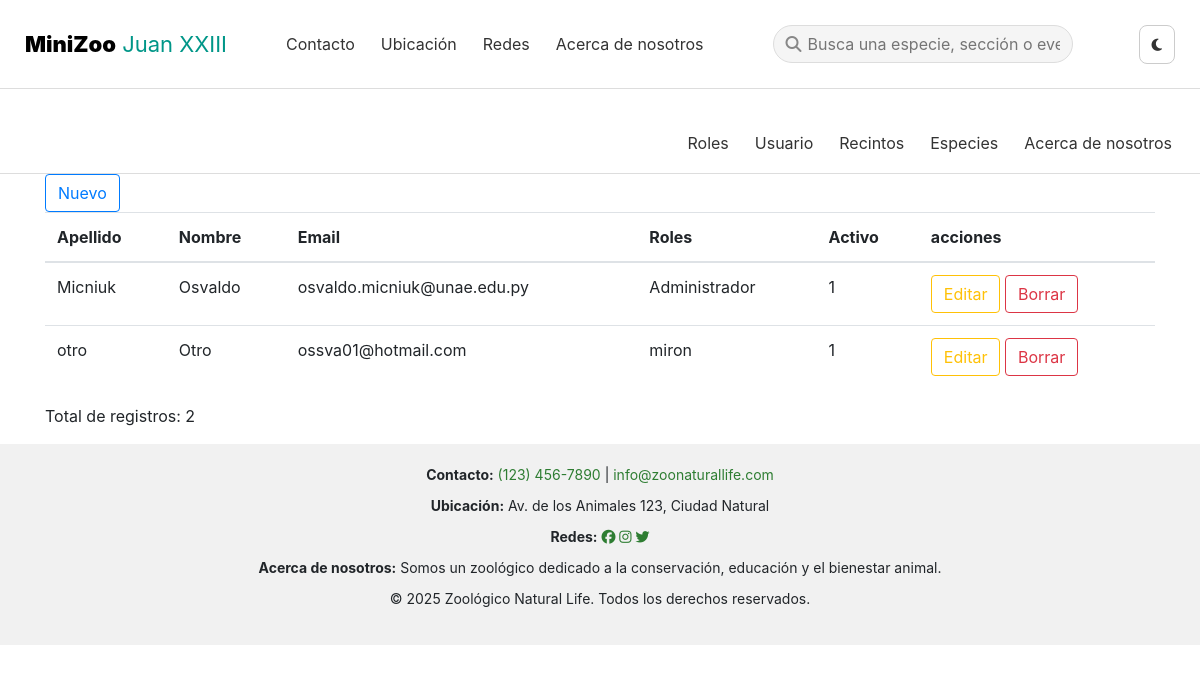
Page /0529/usuarios/index.php on the earlier database version.
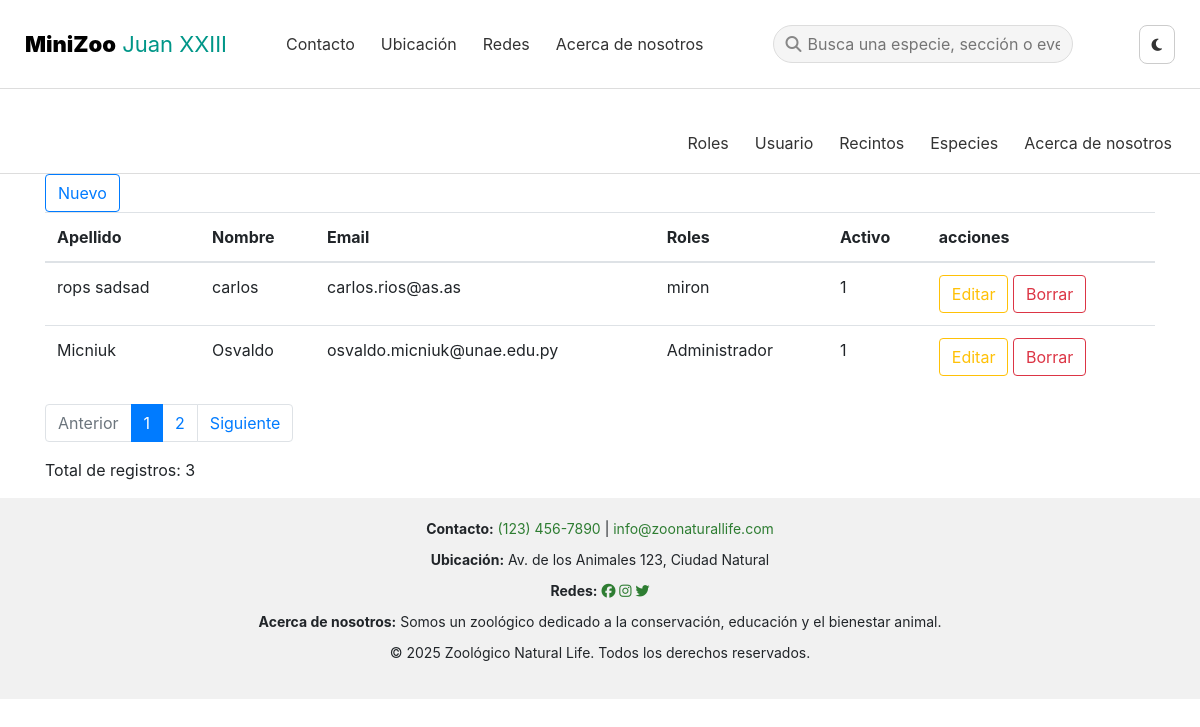
Same page on the later database version.
### tables this page shows
CREATE TABLE `usuarios` (
  `id` int(11) NOT NULL,
  `email` varchar(191) NOT NULL,
  `password` varchar(191) NOT NULL,
  `nombre` varchar(191) NOT NULL,
  `apellido` varchar(191) NOT NULL,
  `activo` tinyint(1) NOT NULL,
  `role_id` int(11) NOT NULL
);

CREATE TABLE `roles` (
  `id` int(11) NOT NULL,
  `nombre` varchar(191) NOT NULL,
  `descripcion` text DEFAULT NULL
);

### 0529/lib/utilidades.php (called while the page is built)
<?php
function obternerCampo($tabla,$id,$campo,$conex)
{
$sql = "select ". $campo." from ".$tabla." where  id=". $id;
    $rs = $conex->query($sql);
    $dato = $rs->fetch_assoc();
    return $dato[$campo];
}
?>

### 0529/usuarios/_list.php (the view, shortened to what this page needs)
<?php
require_once '../lib/Paginacion.php';
require_once '../lib/utilidades.php';
$paginacion = new Paginacion($con, 'usuarios', isset($_GET['pagina']) ? $_GET['pagina'] : 1, 2);
$rs = $paginacion->obtenerDatos();
?>
<a href="index.php?accion=nuevo" class="btn btn-outline-primary">Nuevo</a><br>
<table class="table">
    <thead>
        <tr>
            <th>Apellido</th>
            <th>Nombre</rh>
            <th>Email</th>
            <th>Roles</th>
            <th>Activo</th>
            <th>acciones</th>
        </tr>
    </thead>
    <tbody>
        <?php
        while ($dato = $rs->fetch_assoc()) {
        ?>
            <tr>
                <td><?php echo $dato['apellido']; ?></td>
                <td><?php echo $dato['nombre']; ?></td>
                <td><?php echo $dato['email']; ?></td>
                <td><?php echo obternerCampo("roles",$dato['role_id'],"nombre",$con); ?></td>
                <td><?php echo $dato['activo']; ?></td>
                <td>
                    <a href="index.php?accion=editar&id=<?php echo $dato['id']; ?>" class="btn btn-outline-warning">Editar</a>
                    <a href="index.php?accion=borrar&id=<?php echo $dato['id']; ?>" class="btn btn-outline-danger">Borrar</a>
                </td>
            </tr>
        <?php } ?>
    </tbody>
</table>
<div>
    <?php
    $totalPaginas = $paginacion->totalPaginas();
    if ($totalPaginas > 1) {
        echo $paginacion->mostrarBarrasNavegacion();
    }
    ?>
    <p>Total de registros: <?php echo $paginacion->totalRegistros; ?></p>
</div>

### 0529/usuarios/index.php (shortened to what this page needs)
<!DOCTYPE html>
<html lang="en">
<head>
  <link rel="stylesheet" href="../css/style.css" />
  <link rel="stylesheet" href="../../node_modules/font-awesome/css/font-awesome.min.css" />
   <link rel="stylesheet" href="../../node_modules/bootstrap/dist/css/bootstrap.min.css" />
</head>
<body>
  <?php include '../fragmentos/header.php'; ?><br>
  <?php include '../fragmentos/adm_menu.php'; ?>
<div class="container">
    <?php
    if (!isset($_GET['accion'])) {
        include '_list.php';
    }
    ?>
</div>
  <?php
  include '../fragmentos/footer.php';
  ?>
</body>
</html>

### 0529/fragmentos/header.php (shortened to what this page needs)
<header class="encabezado" role="banner">
    <div class="logo">
      <strong>MiniZoo</strong><span>Juan XXIII</span>
    </div>
    <nav class="nav-links" id="nav-links" role="navigation" aria-label="Menú principal">
      <a href="#contacto">Contacto</a>
      <a href="#ubicacion">Ubicación</a>
      <a href="#redes">Redes</a>
      <a href="#acerca-de-nosotros">Acerca de nosotros</a>
    </nav>
    <form class="busqueda" role="search" aria-label="Buscar en el sitio">
      <i class="fas fa-search" aria-hidden="true"></i>
      <input id="buscar" type="text" placeholder="Busca una especie, sección o evento">
    </form>
    <button id="modo-oscuro-toggle" class="btn-darkmode" aria-pressed="false">
      <i class="fas fa-moon" aria-hidden="true"></i>
    </button>
  </header>

### 0529/fragmentos/adm_menu.php (shortened to what this page needs)
<header class="encabezado" role="banner">
  <nav class="nav-links" id="nav-links" role="navigation" aria-label="Menú principal">
    <a href="../roles/">Roles</a>
    <a href="../usuarios/">Usuario</a>
    <a href="../recintos/">Recintos</a>
    <a href="../especies/">Especies</a>
    <a href="#acerca-de-nosotros">Acerca de nosotros</a>
  </nav>
</header>

### 0529/fragmentos/footer.php
<footer class="footer" role="contentinfo" id="contacto">
    <div class="footer-info">
      <p><strong>Contacto:</strong> <a href="tel:+1234567890">(123) 456-7890</a> | <a href="mailto:info@zoonaturallife.com">info@zoonaturallife.com</a></p>
      <p id="ubicacion"><strong>Ubicación:</strong> Av. de los Animales 123, Ciudad Natural</p>
      <p id="redes"><strong>Redes:</strong>
        <a href="#" aria-label="Facebook"><i class="fab fa-facebook"></i></a>
        <a href="#" aria-label="Instagram"><i class="fab fa-instagram"></i></a>
        <a href="#" aria-label="Twitter"><i class="fab fa-twitter"></i></a>
      </p>
      <p id="acerca-de-nosotros"><strong>Acerca de nosotros:</strong> Somos un zoológico dedicado a la conservación, educación y el bienestar animal.</p>
    </div>
    <p class="copyright">© 2025 Zoológico Natural Life. Todos los derechos reservados.</p>
  </footer>

### 0529/lib/Paginacion.php (shortened to what this page needs)
<?php
class Paginacion {
    private $conex;
    private $tabla;
    public $paginaActual;
    private $registrosPorPagina;
    public $totalRegistros;
    public function __construct(mysqli $conex, string $tabla, int $paginaActual = 1, int $registrosPorPagina = 10) {
        $this->conex = $conex;
        $this->tabla = $tabla;
        $this->paginaActual = max(1, $paginaActual);
        $this->registrosPorPagina = $registrosPorPagina;
    }
    public function totalPaginas() {
        $sql= "SELECT COUNT(*) AS total FROM {$this->tabla}";
        $resultado = $this->conex->query($sql);
        if ($resultado) {
            $fila = $resultado->fetch_assoc();
            $this->totalRegistros = $fila['total'];
        } else {
            $this->error = "Error al obtener el total de registros: " . $this->conex->error;
            return 0;
        }
        $this->totalPaginas = ceil($this->totalRegistros / $this->registrosPorPagina);
        return $this->totalPaginas;
    }
    public function obtenerDatos() {
        $offset = ($this->paginaActual - 1) * $this->registrosPorPagina;
        $sql = "SELECT * FROM {$this->tabla} LIMIT {$this->registrosPorPagina} OFFSET {$offset}";
        $resultado = $this->conex->query($sql);
        if ($resultado) {
            return $resultado;
        } else {
            $this->error = "Error al obtener los datos: " . $this->conex->error;
            return [];
        }
    }
    public function mostrarBarrasNavegacion()
    {
        $totalPaginas = $this->totalPaginas();
        $barras = '<nav aria-label="Page navigation"><ul class="pagination">';
        if ($this->paginaActual > 1) {
            $barras .= '<li class="page-item"><a class="page-link" href="index.php?pagina=' . ($this->paginaActual - 1) . '">Anterior</a></li>';
        } else {
            $barras .= '<li class="page-item disabled"><span class="page-link">Anterior</span></li>';
        }
        for ($i = 1; $i <= $totalPaginas; $i++) {
            if ($i == $this->paginaActual) {
                $barras .= '<li class="page-item active"><span class="page-link">' . $i . '</span></li>';
            } else {
                $barras .= '<li class="page-item"><a class="page-link" href="index.php?pagina=' . $i . '">' . $i . '</a></li>';
            }
        }
        if ($this->paginaActual < $totalPaginas) {
            $barras .= '<li class="page-item"><a class="page-link" href="index.php?pagina=' . ($this->paginaActual + 1) . '">Siguiente</a></li>';
        } else {
            $barras .= '<li class="page-item disabled"><span class="page-link">Siguiente</span></li>';
        }
        $barras .= '</ul></nav>';
        return $barras;
    }
    }

### 0529/css/style.css (style rules this page uses)
* { margin: 0; padding: 0; box-sizing: border-box; }
html, body { height: 98%; margin: 0; display: flex; flex-direction: column; }
body { font-family: 'Segoe UI', sans-serif; scroll-behavior: smooth; line-height: 1.6; background-color: #fff; color: #000; }
.encabezado { display: flex; flex-wrap: wrap; align-items: center; color: #000; justify-content: space-between; background-color: #fff; padding: 15px 25px; border-bottom: 1px solid #ddd; position: sticky; top: 0; z-index: 1000; }
.logo { font-size: 22px; font-weight: bold; }
.logo span { color: #009688; margin-left: 6px; font-weight: normal; }
.nav-links { display: flex; gap: 20px; }
.nav-links a { text-decoration: none; color: #333; padding: 3px; }
.busqueda { display: flex; align-items: center; background: #f5f5f5; border-radius: 20px; padding: 6px 12px; border: 1px solid #ddd; max-width: 300px; flex-grow: 1; margin: 10px; }
.busqueda i { color: #888; margin-right: 6px; }
.busqueda input { border: none; background: transparent; outline: none; flex: 1; }
.btn-darkmode { background-color: transparent; border: 1px solid #ccc; color: #333; padding: 8px 12px; border-radius: 8px; cursor: pointer; font-size: 14px; }
.menu-toggle, .nav-links a { -webkit-tap-highlight-color: transparent; }
.menu-toggle, .nav-links a { outline: none; user-select: none; -webkit-user-select: none; -webkit-focus-ring-color: transparent; }
.footer { background-color: #f1f1f1; text-align: center; padding: 20px; font-size: 14px; }
.footer a { text-decoration: none; color:#2e7d32; }
.footer-info p { margin-bottom: 10px; }

Differences in the rows shown:
removed usuarios: apellido "otro", nombre "Otro", email "ossva01@hotmail.com", role.nombre "miron", activo "1"
added usuarios: apellido "rops sadsad", nombre "carlos", email "carlos.rios@as.as", role.nombre "miron", activo "1"
Other differences:
$paginacion->totalRegistros: "2" → "3"
text now shown: "Anterior Siguiente"
new list line: "1"
new list line: "2"
